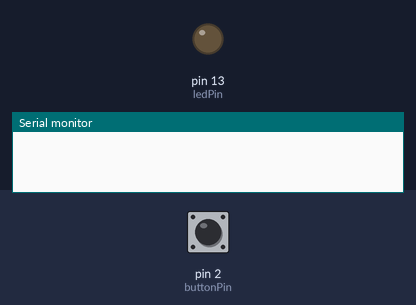
Simulated run of this program. Board: Arduino Nano, built with avr-gcc and run on an emulated ATmega328P. On the bench: output pins drawn as LEDs (lit = HIGH), the last lines printed to the serial monitor. The test bench sets the inputs (shaded band); at power-on: pin 2 (buttonPin) LOW.

Above: at 1.2 s.
1.3 s: pin 2 (buttonPin) pulled HIGH for 0.15 s
At 1.37 s:
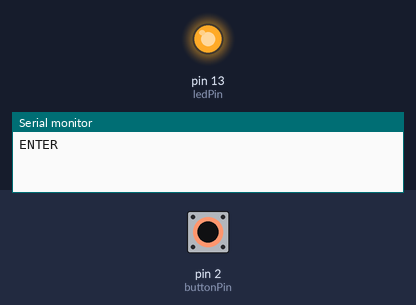
4.4 s: pin 2 (buttonPin) pulled HIGH for 3.2 s
At 8.3 s:
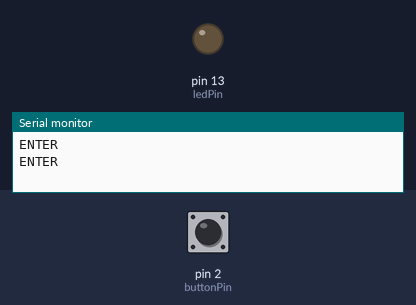
Timing chart, 0 to 9.8 s (numbered marks = the images above; inputs shaded):
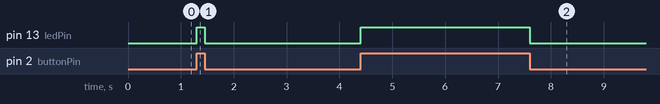

The program:

main.cpp
```cpp
#include <Arduino.h>

const int buttonPin = 2;  // the number of the pushbutton pin
const int ledPin = 13;    // the number of the LED pin

// variables will change:
int buttonState = 0;  // variable for reading the pushbutton status
const unsigned int MAX_INPUT = 50;
static char input_line [MAX_INPUT];
static unsigned int input_pos = 0;
bool buttonPressed = false;

enum SerialMessages {
  NEXT_POINT = 'o',
};


void setup() {
  // initialize the LED pin as an output:
  pinMode(ledPin, OUTPUT);
  // initialize the pushbutton pin as an input:
  pinMode(buttonPin, INPUT);
  Serial.begin(115200);
}

bool isButtonPressed() {
  return digitalRead(buttonPin) == HIGH;
}

void process_data(const char* data) {
  Serial.println(data);
}

void processIncomingByte(const byte inByte){
  if(inByte == '\n') {
    input_line[input_pos] = 0;
    process_data(input_line);
    input_pos = 0;
  } else if((inByte >= '0' && inByte <= '9') || inByte == '.' || inByte == '-') {
    if (input_pos < (MAX_INPUT - 1))
      input_line[input_pos++] = inByte;
  } else if(inByte == ','){
    input_line[input_pos] = 0;
    process_data(input_line);
    input_pos = 0;
  } else {
    return;
  }
}

void loop() {
  // read the state of the pushbutton value:
  if(Serial.available () > 0){
    processIncomingByte(Serial.read());
  }

  // check if the pushbutton is pressed. If it is, the buttonState is HIGH:
  if(isButtonPressed() && !buttonPressed) {
    // turn LED on:
    digitalWrite(ledPin, HIGH);
    delay(10);
    buttonPressed = true;

    String message = "ENTER\n";
    Serial.write(message.begin(), message.length());
  } else if(!isButtonPressed() && buttonPressed) {
    // turn LED off:
    digitalWrite(ledPin, LOW);
    buttonPressed = false;
  }

}
```

Measured:
- after the input at 1.3 s, pin 13 (ledPin): LOW → HIGH at once, → LOW 0.15 s later
- after the input at 4.4 s, pin 13 (ledPin): LOW → HIGH at once, → LOW 3.2 s later
